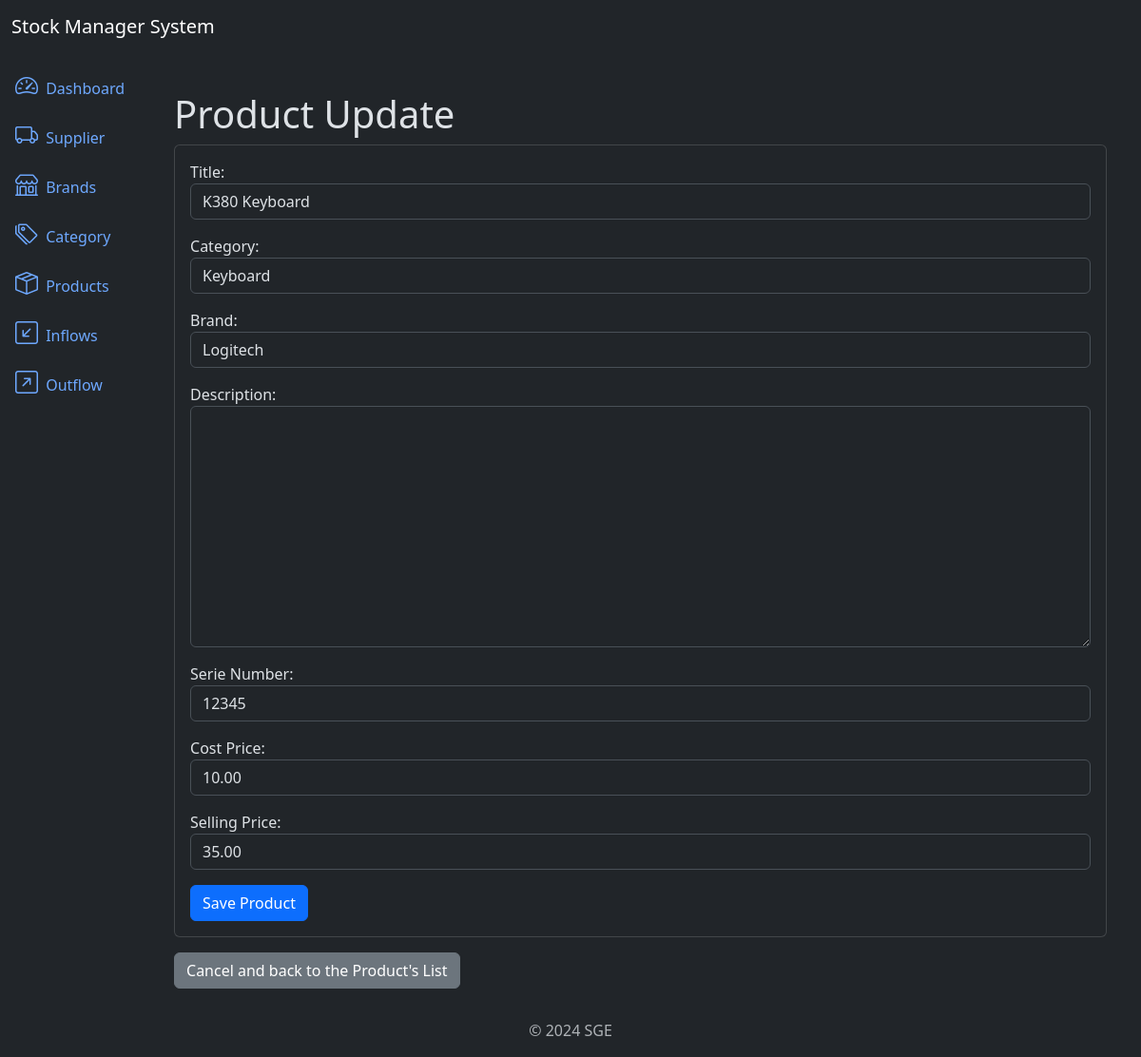
The app's page /products/1/update/ with its own data.
### products/models.py (models this page shows, shortened)
class Product(models.Model):
	title = models.CharField(max_length=500)
	category = models.ForeignKey(Category, on_delete=models.PROTECT, related_name='products')
	brand = models.ForeignKey(Brand, on_delete=models.PROTECT, related_name='products')
	description = models.TextField(null=True, blank=True)
	serie_number = models.CharField(max_length=200, null=True, blank=True)
	cost_price = models.DecimalField(max_digits=20, decimal_places=2)
	selling_price = models.DecimalField(max_digits=20, decimal_places=2)
	quantity = models.IntegerField(default=0)
	created_at = models.DateTimeField(auto_now_add=True)
	updated_at = models.DateTimeField(auto_now=True)
	class Meta:
		ordering = ['title']

### products/views.py (the view)
# urls.py: path('products/<int:pk>/update/', views.ProductUpdateView.as_view(), name='product_update'),
class ProductUpdateView(UpdateView):
	model = models.Product
	template_name = 'product_update.html'
	success_url = reverse_lazy('product_list')
	form_class = forms.ProductForm

### products/forms.py
class ProductForm(forms.ModelForm):
	class Meta:
		model = models.Product
		fields = ['title', 'category', 'brand', 'description', 'serie_number', 'cost_price', 'selling_price']
		widgets = {
			'title': forms.TextInput(attrs={'class': 'form-control'}),
			'category': forms.Select(attrs={'class': 'form-control'}),
			'brand': forms.Select(attrs={'class': 'form-control'}),
			'description': forms.Textarea(attrs={'class': 'form-control'}),
			'serie_number': forms.TextInput(attrs={'class': 'form-control'}),
			'cost_price': forms.NumberInput(attrs={'class': 'form-control'}),
			'selling_price': forms.NumberInput(attrs={'class': 'form-control'}),
		}
		labels = {
			'title': 'Title',
			'category': 'Category',
			'brand': 'Brand',
			'description': 'Description',
			'serie_number': 'Serie Number',
			'cost_price': 'Cost Price',
			'selling_price': 'Selling Price',
		}

### brands/models.py (called while the page is built)
	def __str__(self):
		return self.name

### categories/models.py (called while the page is built)
	def __str__(self):
		return self.name

### products/templates/product_update.html (shortened to what this page needs)
{% extends 'base.html' %}
{% block content %}
    <div class="container mt-4">
        <h3 class="display-6">Product Update</h3>
        <div class="card">
            <div class="card-body">
                <form method="post" class="form">
                    {{ form.as_p }}
                    <button type="submit" class="btn btn-primary">
                        Save Product
                    </button>
                </form>
            </div>
        </div>
        <a href="{% url 'product_list' %}" class="btn btn-secondary mt-3">
            Cancel and back to the Product's List
        </a>
    </div>
{% endblock %}

### records on screen
Product: title "K380 Keyboard", category "Keyboard", brand "Logitech", serie_number "12345", cost_price "10.00", selling_price "35.00"
